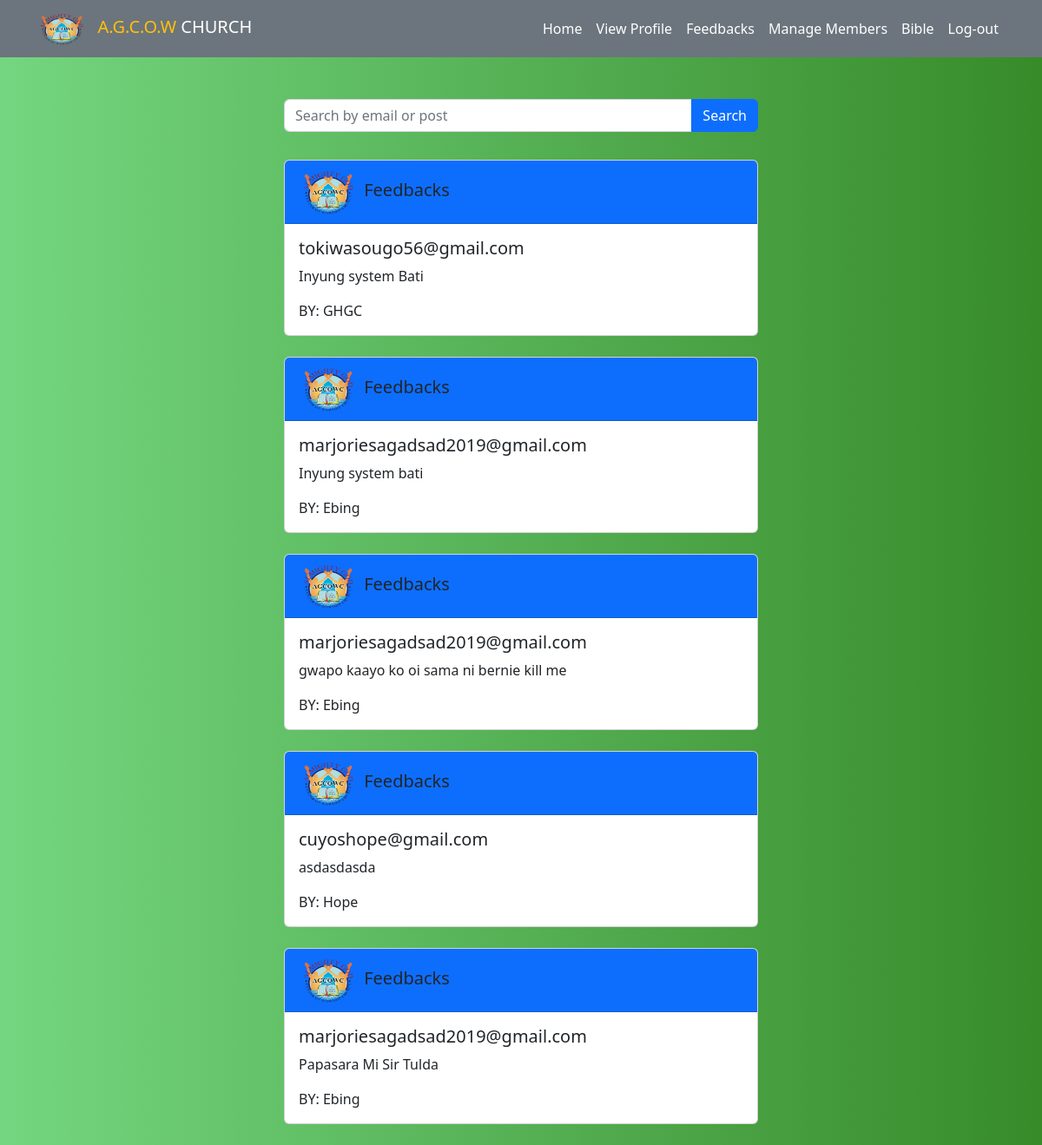
The page /admin/feedbacks.php (signed in) on the database its author committed.
### tables this page shows
CREATE TABLE `feedback` (
  `id` int(11) NOT NULL,
  `user_name` varchar(250) NOT NULL,
  `user_email` varchar(250) NOT NULL,
  `user_feedback` varchar(250) NOT NULL
);

### admin/feedbacks.php (the view, shortened to what this page needs)
<html lang="en">
<head>
    <link rel="stylesheet" href="assets/css/bootstrap.min.css">
    <link rel="stylesheet" href="https://cdn.jsdelivr.net/npm/bootstrap-icons@1.10.5/font/bootstrap-icons.css">
</head>
<body style="background-image: linear-gradient(to right, #74D680,#378B29)">
    <nav class="navbar navbar-expand-lg navbar-dark bg-secondary sticky-lg-top">
        <div class="container">
            <a class="navbar-brand" href="index.html"><Span class="text-warning"><img src="pictures/agcow logo.png" width="60" height="40">&nbsp; A.G.C.O.W </Span>CHURCH</a>
            <div class="collapse navbar-collapse" id="navbarSupportedContent">
                <ul class="navbar-nav ms-auto mb-2 mb-lg-0">
                    <li class="nav-item">
                        <a class="nav-link active" aria-current="page" href="success.php">Home</a>
                    </li>
                    <li class="nav-item">
                        <a class="nav-link active" aria-current="page" href="profile_admin.php">View Profile</a>
                    </li>
                    <li class="nav-item">
                        <a class="nav-link active" aria-current="page" href="feedbacks.php">Feedbacks</a>
                    </li>
                    <li class="nav-item">
                        <a class="nav-link active" aria-current="page" href="manage.php">Manage Members</a>
                    </li>
                    <li class="nav-item">
                        <a class="nav-link active" aria-current="page" href="bible.php">Bible</a>
                    </li>
                    <li class="nav-item" id="applog">
                        <a class="nav-link active" aria-current="page" @click="confirmLogout" style="cursor:pointer">Log-out</a>
                    </li>
                </ul>
            </div>
        </div>
    </nav>
    <div class="container mt-5">
    <div class="row mb-3">
    <div class="col-lg-6 offset-lg-3">
        <?php
        $search = isset($_GET['search']) ? $_GET['search'] : '';
        ?>
        <form method="GET" action="">
            <div class="input-group">
                <input type="text" class="form-control" placeholder="Search by email or post" name="search" value="<?php echo htmlspecialchars($search); ?>">
                <button class="btn btn-primary" type="submit">Search</button>
            </div>
        </form>
    </div>
</div>
<?php
require 'dbcon.php';
$search = isset($_GET['search']) ? $_GET['search'] : '';
if (!empty($search)) {
    $sql = $conn->prepare("SELECT * FROM feedback WHERE user_email LIKE :search OR user_feedback LIKE :search OR user_name LIKE :search");
    $sql->bindValue(':search', '%' . $search . '%');
} else {
    $sql = $conn->prepare("SELECT * FROM feedback");
}
        $sql->execute();
        if ($sql->rowCount() > 0) {
            while ($row = $sql->fetch()) {
                ?>
                <div class="row">
                    <div class="col-sm-1 col-md-1 col-lg-3"></div>
                    <div class="col-sm-10 col-md-10 col-lg-6">
                        <div class="card">
                            <h5 class="card-header bg-primary"><img src="./pictures/agcow logo.png" class="img1" alt="agcowc">
                                Feedbacks</h5>
                            <div class="card-body bg-muted">
                                <h5 class="card-title"><?php echo $row['user_email']; ?></h5>
                                <p class="card-text"><?php echo $row['user_feedback']; ?></p>
                                <p class="card-text">BY: <?php echo $row['user_name']; ?></p>
                            </div>
                        </div>
                    </div>
                    <div class="col-sm-1 col-md-1 col-lg-3"></div>
                </div>
                <br>
            <?php
        }
    } else {
        echo "<h5 class='text-center my-5'>No Results</h5>";
    }
    ?>
    </div>
</body>
</html>

### admin/feedbacks.php (style rules this page uses)
.img1 { height: 7vh; background-repeat: no-repeat; background-size: cover; width: 70px; }

### rows shown on the page
feedback: user_email "tokiwasougo56@gmail.com", user_feedback "Inyung system Bati", user_name "GHGC"
feedback: user_email "marjoriesagadsad2019@gmail.com", user_feedback "Inyung system bati", user_name "Ebing"
feedback: user_email "marjoriesagadsad2019@gmail.com", user_feedback "gwapo kaayo ko oi sama ni bernie kill me", user_name "Ebing"
feedback: user_email "cuyoshope@gmail.com", user_feedback "asdasdasda", user_name "Hope"
feedback: user_email "marjoriesagadsad2019@gmail.com", user_feedback "Papasara Mi Sir Tulda", user_name "Ebing"
